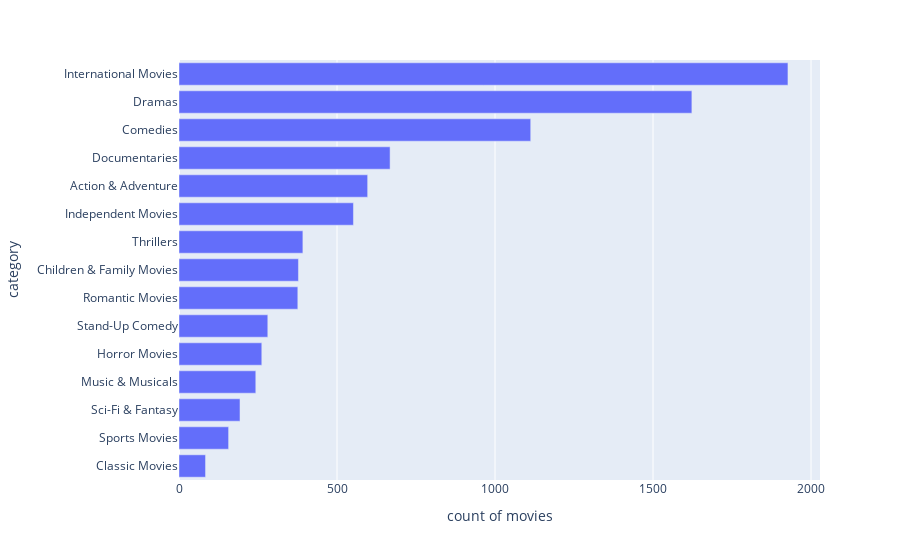

The notebook cell saved with this chart:
### Markdown cell above
### Q4 - What are the top categories ?

To answer this we will look at the total count of movies/tv-shows produced in each category. Since, there can be multiple catgegories in a single row, we'll split them and then calculate the counts. For easy plotting, I will be showing only top 15 categories.

### Code cell
## get_dummies converts series to one hot encoded vector. We calculated count of each value by using apply operation
## and then choose the row with index as 1.
subset = df[df['type']=='Movie']
countries_count = subset['genre'].str.get_dummies(sep=',').apply(pd.value_counts).iloc[1]
to_plot = pd.DataFrame(countries_count).reset_index()
to_plot.columns = ['category','count of movies']
to_plot.sort_values(by=['count of movies'],inplace=True)

px.bar(to_plot[-15:],x='count of movies',y='category',orientation='h')

### Figure 1 — Plotly figure (JSON) as saved in the notebook; plotly's stock layout.template omitted (floating-point values rounded to 4 significant figures)
{"data": [{"alignmentgroup": "True", "hovertemplate": "count of movies=%{x}<br>category=%{y}<extra></extra>", "legendgroup": "", "marker": {"color": "#636efa"}, "name": "", "offsetgroup": "", "orientation": "h", "showlegend": false, "textposition": "auto", "type": "bar", "x": [84, 157, 193, 243, 262, 281, 376, 378, 392, 552, 597, 668, 1113, 1623, 1927], "xaxis": "x", "y": ["Classic Movies", "Sports Movies", "Sci-Fi & Fantasy", "Music & Musicals", "Horror Movies", "Stand-Up Comedy", "Romantic Movies", "Children & Family Movies", "Thrillers", "Independent Movies", "Action & Adventure", "Documentaries", "Comedies", "Dramas", "International Movies"], "yaxis": "y"}], "layout": {"barmode": "relative", "legend": {"tracegroupgap": 0}, "margin": {"t": 60}, "xaxis": {"anchor": "y", "domain": [0, 1], "title": {"text": "count of movies"}}, "yaxis": {"anchor": "x", "domain": [0, 1], "title": {"text": "category"}}}}
